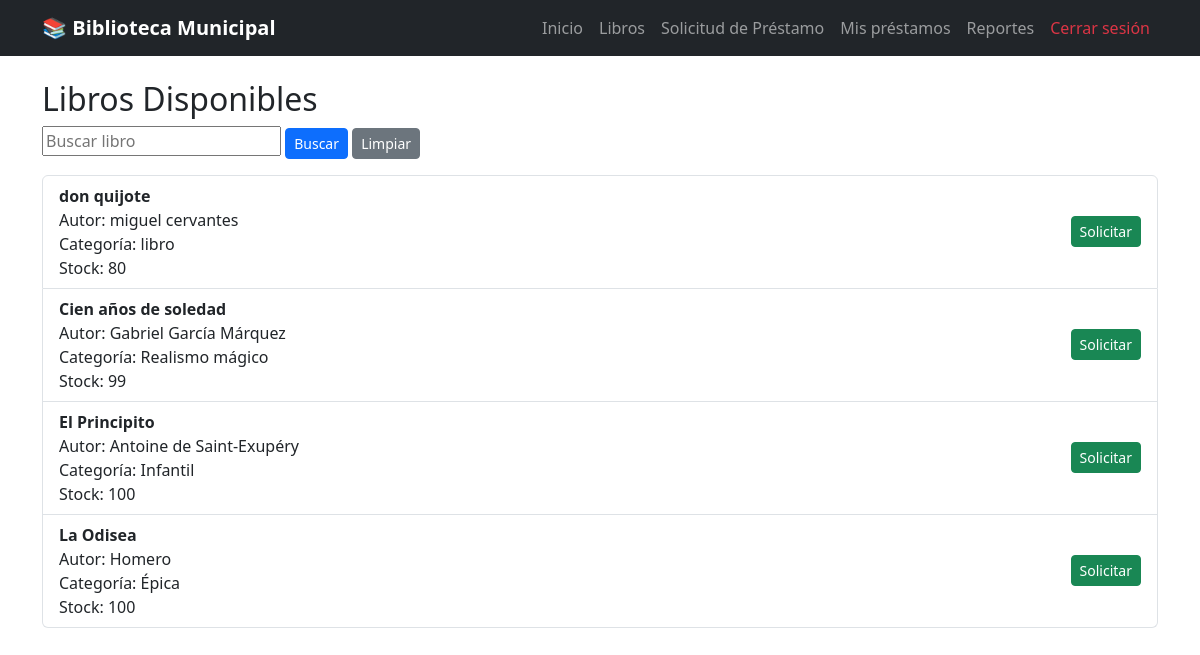
Page /libros/ (signed in) on the committed database.
### pedidos/models.py (models this page shows, shortened)
class Libro(models.Model):
    titulo = models.CharField(
        max_length=100
    )
    autor = models.CharField(
        max_length=100
    )
    stock = models.IntegerField(
        default=0
    )
    activo = models.BooleanField(
        default=True
    )
    categoria = models.ForeignKey(
        Categoria,
        on_delete=models.SET_NULL,
        null=True,
        blank=True
    )

class Categoria(models.Model):
    nombre = models.CharField(
        max_length=100
    )
    def __str__(self):
        return self.nombre

### pedidos/views.py (the view)
def lista_libros(request):
    buscar = request.GET.get("buscar", "")
    if buscar:
        libros = Libro.objects.filter(
            titulo__icontains=buscar
        )
    else:
        libros = Libro.objects.all()
    return render(
        request,
        "libros/lista.html",
        {
            "libros": libros,
            "buscar": buscar
        }
    )

### pedidos/templates/libros/lista.html
{% extends 'base.html' %}
{% block content %}
<h2>Libros Disponibles</h2>
<form method="GET" class="mb-3">
    <input type="text"
           name="buscar"
           value="{{ buscar }}"
           placeholder="Buscar libro">
    <button type="submit"
            class="btn btn-primary btn-sm">
        Buscar
    </button>
    <a href="{% url 'lista_libros' %}"
       class="btn btn-secondary btn-sm">
        Limpiar
    </a>
</form>
<ul class="list-group">
    {% for libro in libros %}
    <li class="list-group-item d-flex justify-content-between align-items-center">
        <div>
            <strong>{{ libro.titulo }}</strong><br>
            Autor: {{ libro.autor }}<br>
            Categoría:
            {{ libro.categoria }}<br>
            Stock:
            {{ libro.stock }}
        </div>
        <div>
            <a href="{% url 'agregar' libro.id %}"
               class="btn btn-success btn-sm">
                Solicitar
            </a>
        </div>
    </li>
    {% empty %}
    <li class="list-group-item">
        No se encontraron libros.
    </li>
    {% endfor %}
</ul>
{% endblock %}

### rows in the picture
Libro: titulo "don quijote", autor "miguel cervantes", categoria "libro", stock "80"
Libro: titulo "Cien años de soledad", autor "Gabriel García Márquez", categoria "Realismo mágico", stock "99"
Libro: titulo "El Principito", autor "Antoine de Saint-Exupéry", categoria "Infantil", stock "100"
Libro: titulo "La Odisea", autor "Homero", categoria "Épica", stock "100"
